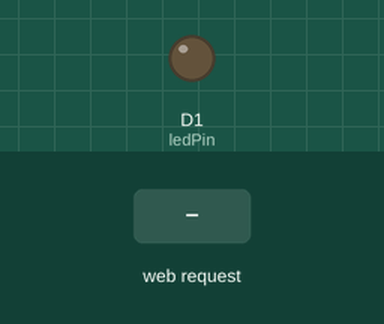
Bench run of a sketch on a simulated ESP8266 (NodeMCU). Shown: output pins drawn as LEDs (lit = HIGH). The test bench sets the inputs (shaded band). WiFi joins after 1.5 s; servers stay silent unless stated; what the sketch prints to the serial monitor is not drawn.

Above: at 2.7 s.
2.8 s: HTTP request GET /on received
At 3.5 s:
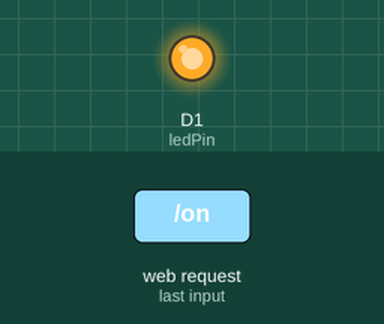
4.3 s: HTTP request GET /off received
At 4.7 s:
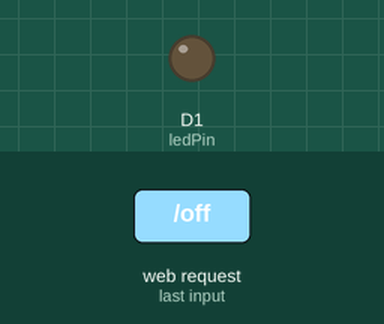
Timing chart, 0 to 7.3 s (numbered marks = the images above; inputs shaded):
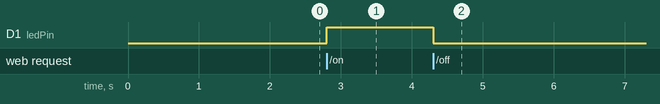

Measured:
- after the input at 2.8 s, D1 (ledPin): LOW → HIGH at once
- after the input at 4.3 s, D1 (ledPin): HIGH → LOW at once

The sketch:

cb.ino
```cpp
const char MAIN_page[] PROGMEM = R"=====(
<!DOCTYPE html>
<html>
<head>
  <meta charset="UTF-8">
  <title>ESP8266 LED Control</title>
</head>
<body>
  <h2>Điều khiển LED với ESP8266</h2>
  <button onclick="fetch('/on')">BẬT LED</button>
  <button onclick="fetch('/off')">TẮT LED</button>
  <p id="status">Trạng thái: --</p>

  <script>
    function updateStatus() {
      fetch('/status').then(response => response.text()).then(data => {
        document.getElementById('status').innerText = "Trạng thái: " + data;
      });
    }

    // Gọi status mỗi 1 giây
    setInterval(updateStatus, 1000);
    updateStatus();
  </script>
</body>
</html>
)=====";

#include <ESP8266WiFi.h>
#include <ESP8266WebServer.h>

const char* ssid = "PhongTro1_5G";
const char* password = "mythien123";

ESP8266WebServer server(80);
const int ledPin = D1;
bool ledState = false;

void handleRoot() {
  server.send(200, "text/html", MAIN_page);
}

void handleOn() {
  digitalWrite(ledPin, HIGH);
  ledState = true;
  server.send(200, "text/plain", "BẬT");
}

void handleOff() {
  digitalWrite(ledPin, LOW);
  ledState = false;
  server.send(200, "text/plain", "TẮT");
}

void handleStatus() {
  server.send(200, "text/plain", ledState ? "BẬT" : "TẮT");
}

void setup() {
  Serial.begin(115200);
  pinMode(ledPin, OUTPUT);
  digitalWrite(ledPin, LOW);

  WiFi.begin(ssid, password);
  Serial.print("Đang kết nối WiFi");
  while (WiFi.status() != WL_CONNECTED) {
    delay(500);
    Serial.print(".");
  }

  Serial.println("\nWiFi kết nối thành công!");
  Serial.print("IP: ");
  Serial.println(WiFi.localIP());

  server.on("/", handleRoot);
  server.on("/on", handleOn);
  server.on("/off", handleOff);
  server.on("/status", handleStatus);

  server.begin();
  Serial.println("Server đã sẵn sàng");
}

void loop() {
  server.handleClient();
}

/*
Cách lắp:
- LED:
    + Chân dương -> D1
    + Chân âm -> Điện trở -> GND
*/
```
